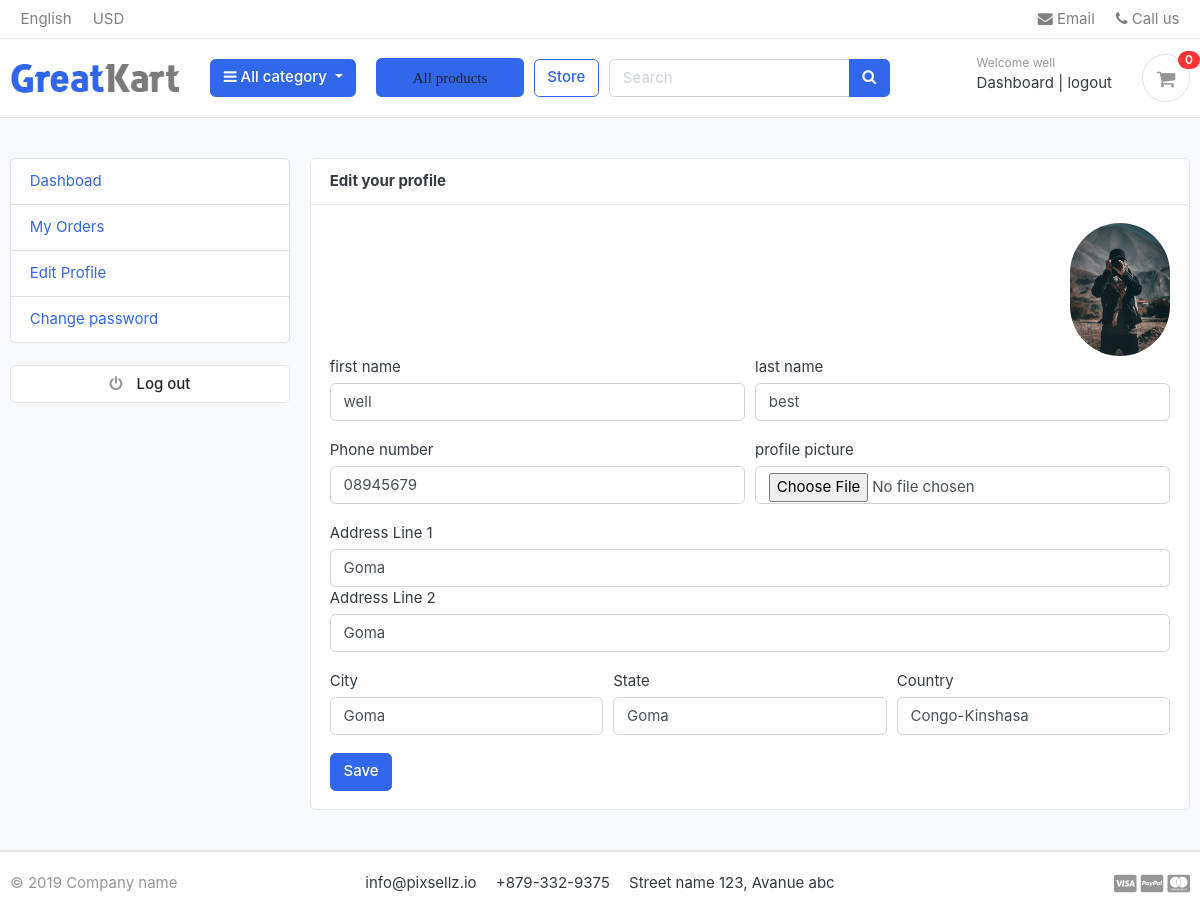
Page /accounts/edit_profile/ (signed in) on the earlier database version.
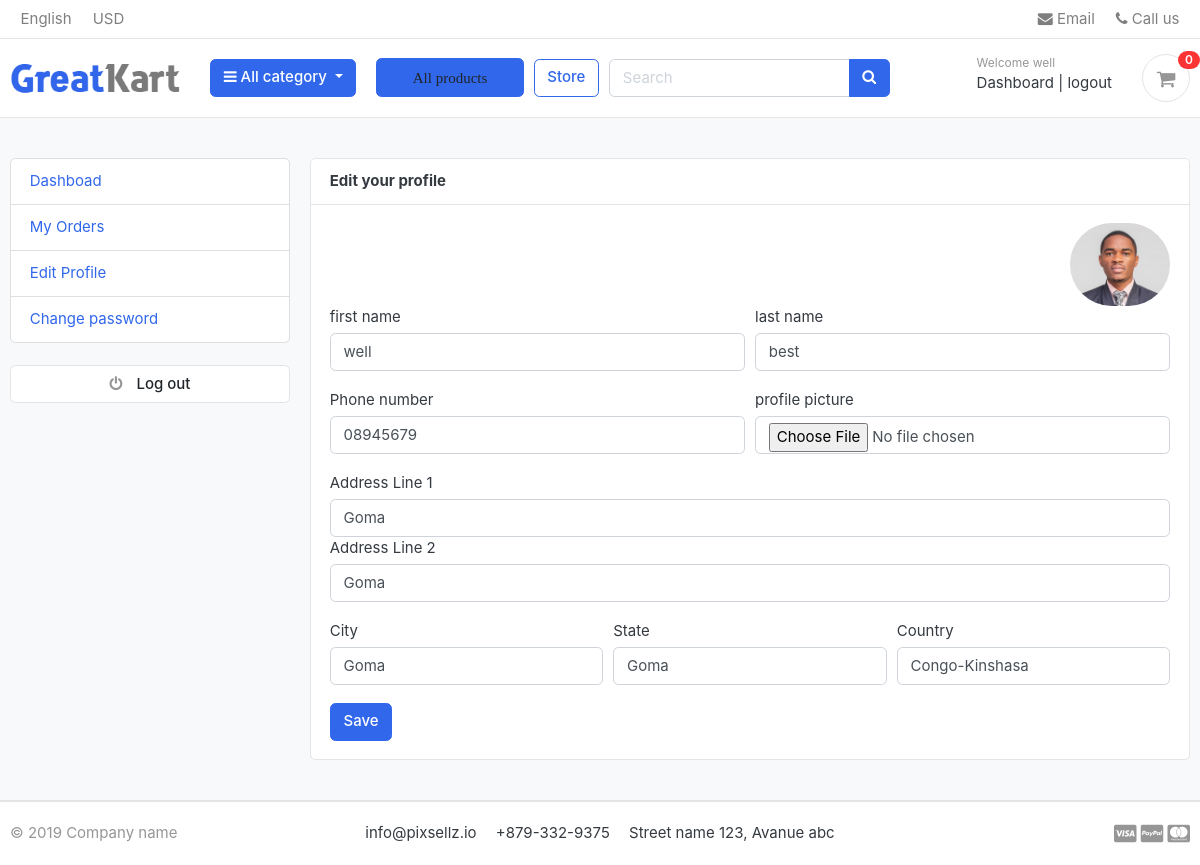
Same page on the later database version.
### accounts/models.py (models this page shows, shortened)
class UserProfile(models.Model):
    user=models.OneToOneField(Accounts,on_delete=models.CASCADE)
    address_line_1=models.CharField(max_length=100,blank=True)
    address_line_2=models.CharField(max_length=100,blank=True)
    profile_picture=models.ImageField(blank=True,upload_to='userprofile')
    city=models.CharField(max_length=20,blank=True)
    state=models.CharField(max_length=20,blank=True)
    country=models.CharField(max_length=20,blank=True)

### accounts/views.py (the view)
# urls.py: path('accounts/edit_profile/',views.edit_profile,name="edit_profile"),
@login_required(login_url='login')
def edit_profile(request):
        userprofile= get_object_or_404(UserProfile,user=request.user)
        if request.method =='POST':
            user_form=UserForm(request.POST,instance=request.user)
            profile_from=UserProfileForm(request.POST,request.FILES,instance=userprofile)
            if user_form.is_valid() and profile_from.is_valid():
                user_form.save()
                profile_from.save()
                messages.success(request,'your profile has been update')
                return redirect('edit_profile')
        else:
            user_form=UserForm(instance=request.user)
            profile_form=UserProfileForm(instance=userprofile)
        context={
            'user_form':user_form,
            'profile_form':profile_form,
            'userprofile':userprofile
        }
        return render(request,'accounts/edit_profile.html',context)

### accounts/form.py
class UserForm(forms.ModelForm):
        class Meta:
            model = Accounts
            fields = ('first_name','last_name','phone_number')
        def __init__(self,*args,**kwargs):
            super(UserForm,self).__init__(*args,**kwargs)
            for field in self.fields:
                self.fields[field].widget.attrs['class'] = 'form-control'

class UserProfileForm(forms.ModelForm):
        profile_picture=forms.ImageField(required=False,error_messages={'invalid':("Image files only")},widget=forms.FileInput)
        class Meta:
            model = UserProfile
            fields=('address_line_1','address_line_2','city','state','country','profile_picture')
        def __init__(self,*args,**kwargs):
            super(UserProfileForm,self).__init__(*args,**kwargs)
            for field in self.fields:
                self.fields[field].widget.attrs['class'] = 'form-control'

### carts/views.py (called while the page is built)
def _cart_id(request):
    cart = request.session.session_key
    if not cart:
        request.session.create()
        cart = request.session.session_key
    return cart

### category/context_processor.py (called while the page is built)
def menu_link(request):
    links = category.objects.all()
    return dict(links=links)

### e_commerce/templates/accounts/edit_profile.html (shortened to what this page needs)
{% extends 'base.html' %}
{% block content %}
<section class="section-conten padding-y bg">
    <div class="container">
        <div class="row">
            {% include 'includes/dashboad_sidebar.html'%}
        <main class="col-md-9">
            <article class="card">
            <header class="card-header">
                <strong class="d-inline-block mr-3">Edit your profile</strong>
            </header>
            <div class="card-body">
                <div class="text-right">
                    <img src="{{ userprofile.profile_picture.url }}" alt="profile_picture" width="100" style="border-radius:50px">
                </div>
                <div class="row">
                    <div class="col-md-12">
                        <form action="{% url 'edit_profile' %}" method="POST" enctype="multipart/form-data">
                            <div class="form-row">
                                <div class="form-group col-md-6">
                                    <label> first name</label>
                                    {{ user_form.first_name }}
                                </div>
                                <div class="form-group col-md-6">
                                    <label> last name</label>
                                    {{ user_form.last_name}}
                                </div>
                                </div>
                                <div class="form-row">
                                <div class="form-group col-md-6">
                                    <label> Phone number</label>
                                    {{ user_form.phone_number}}
                                </div>
                                <div class="form-group col-md-6">
                                    <label> profile picture</label>
                                    {{ profile_form.profile_picture}}
                                </div>
                            </div>
                            <div class="form-group">
                                <label> Address Line 1</label>
                                    {{profile_form.address_line_1}}
                                <label> Address Line 2</label>
                                    {{profile_form.address_line_1}}
                            </div>
                        <div class="form-row">
                            <div class="form-group col-md-4">
                                <label> City</label>
                                {{profile_form.city}}
                            </div>
                            <div class="form-group col-md-4">
                                <label> State</label>
                                {{profile_form.state}}
                            </div>
                            <div class="form-group col-md-4">
                                <label> Country</label>
                                {{profile_form.country}}
                            </div>
                        </div>
                        <input type="submit" value="Save" class="btn btn-primary">
                        </form>
                </div>
            </div>
            </article>
        </main>
    </div>
    </div>
    </section>
{% endblock %}

Differences in the rows shown:
changed UserProfile "Goma": profile_picture: a different picture
